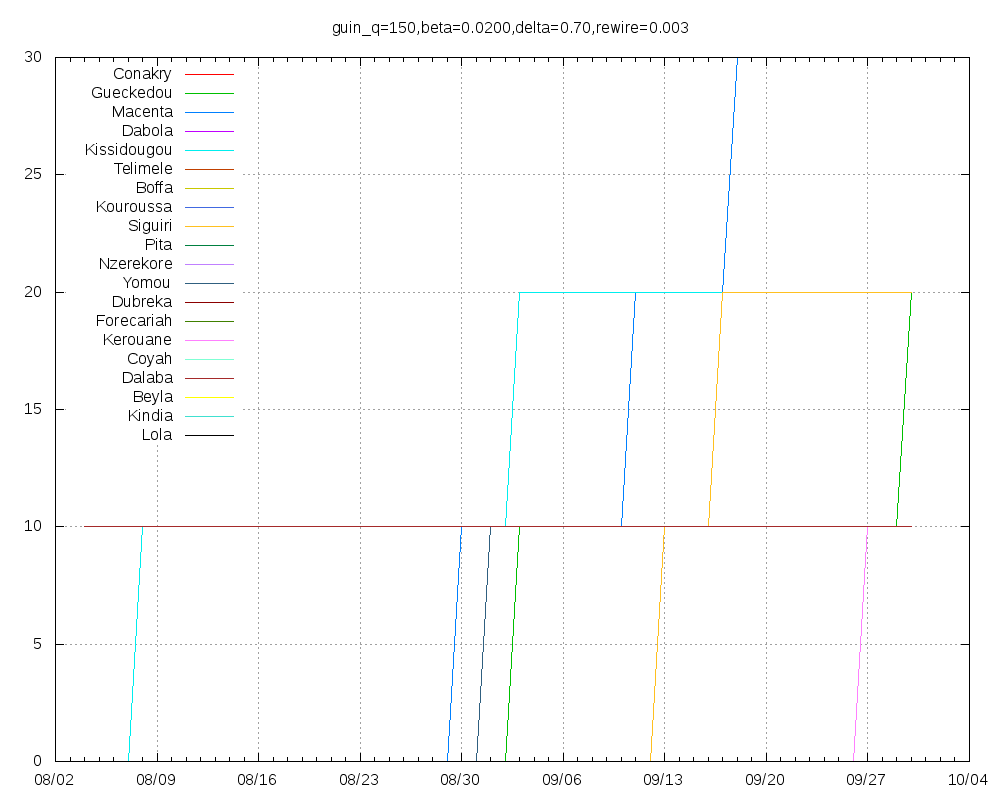

This figure's gnuplot source:
set title "guin_q=150,beta=0.0200,delta=0.70,rewire=0.003"
set key top left
set grid
set xdata time
set timefmt "%Y-%m-%d"
set terminal png size 1000,800
set output "guin_q=150,beta=0.0200,delta=0.70,rewire=0.003.png"
plot "Conakry.tab" using 1:2 title "Conakry" with lines,"Gueckedou.tab" using 1:2 title "Gueckedou" with lines,"Macenta.tab" using 1:2 title "Macenta" with lines,"Dabola.tab" using 1:2 title "Dabola" with lines,"Kissidougou.tab" using 1:2 title "Kissidougou" with lines,"Telimele.tab" using 1:2 title "Telimele" with lines,"Boffa.tab" using 1:2 title "Boffa" with lines,"Kouroussa.tab" using 1:2 title "Kouroussa" with lines,"Siguiri.tab" using 1:2 title "Siguiri" with lines,"Pita.tab" using 1:2 title "Pita" with lines,"Nzerekore.tab" using 1:2 title "Nzerekore" with lines,"Yomou.tab" using 1:2 title "Yomou" with lines,"Dubreka.tab" using 1:2 title "Dubreka" with lines,"Forecariah.tab" using 1:2 title "Forecariah" with lines,"Kerouane.tab" using 1:2 title "Kerouane" with lines,"Coyah.tab" using 1:2 title "Coyah" with lines,"Dalaba.tab" using 1:2 title "Dalaba" with lines,"Beyla.tab" using 1:2 title "Beyla" with lines,"Kindia.tab" using 1:2 title "Kindia" with lines,"Lola.tab" using 1:2 title "Lola" with lines
